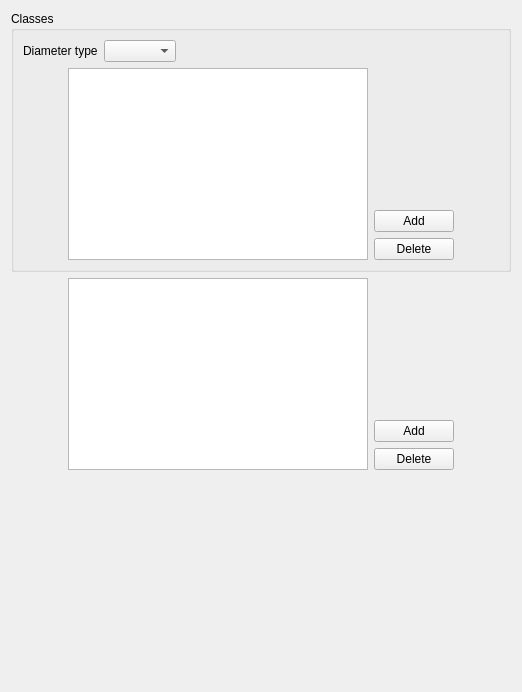
            <widget class="QWidget" name="tab">
             <attribute name="title">
              <string>Size distribution</string>
             </attribute>
             <layout class="QGridLayout" name="gridLayout_5">
              <item row="0" column="0">
               <widget class="QGroupBox" name="groupBoxClasses">
                <property name="title">
                 <string>Classes</string>
                </property>
                <layout class="QGridLayout" name="gridLayout_4">
                 <item row="0" column="0">
                  <layout class="QHBoxLayout" name="horizontalLayout">
                   <item>
                    <widget class="QLabel" name="label">
                     <property name="text">
                      <string>Diameter type</string>
                     </property>
                    </widget>
                   </item>
                   <item>
                    <widget class="QComboBox" name="comboBoxDiameter"/>
                   </item>
                  </layout>
                 </item>
                 <item row="0" column="1">
                  <spacer name="horizontalSpacer_11">
                   <property name="orientation">
                    <enum>Qt::Horizontal</enum>
                   </property>
                   <property name="sizeHint" stdset="0">
                    <size>
                     <width>317</width>
                     <height>20</height>
                    </size>
                   </property>
                  </spacer>
                 </item>
                 <item row="1" column="0" colspan="2">
                  <layout class="QHBoxLayout">
                   <item>
                    <spacer>
                     <property name="orientation">
                      <enum>Qt::Horizontal</enum>
                     </property>
                     <property name="sizeHint" stdset="0">
                      <size>
                       <width>20</width>
                       <height>20</height>
                      </size>
                     </property>
                    </spacer>
                   </item>
                   <item>
                    <layout class="QGridLayout">
                     <item row="0" column="0" rowspan="3">
                      <widget class="QTreeView" name="treeViewClasses">
                       <property name="minimumSize">
                        <size>
                         <width>300</width>
                         <height>120</height>
                        </size>
                       </property>
                       <property name="alternatingRowColors">
                        <bool>true</bool>
                       </property>
                       <property name="rootIsDecorated">
                        <bool>false</bool>
                       </property>
                       <property name="uniformRowHeights">
                        <bool>true</bool>
                       </property>
                      </widget>
                     </item>
                     <item row="0" column="1">
                      <spacer>
                       <property name="orientation">
                        <enum>Qt::Vertical</enum>
                       </property>
                       <property name="sizeHint" stdset="0">
                        <size>
                         <width>16</width>
                         <height>16</height>
                        </size>
                       </property>
                      </spacer>
                     </item>
                     <item row="1" column="1">
                      <widget class="QPushButton" name="pushButtonAddClass">
                       <property name="text">
                        <string>Add</string>
                       </property>
                      </widget>
                     </item>
                     <item row="2" column="1">
                      <widget class="QPushButton" name="pushButtonDeleteClass">
                       <property name="text">
                        <string>Delete</string>
                       </property>
                      </widget>
                     </item>
                    </layout>
                   </item>
                   <item>
                    <spacer>
                     <property name="orientation">
                      <enum>Qt::Horizontal</enum>
                     </property>
                     <property name="sizeHint" stdset="0">
                      <size>
                       <width>16</width>
                       <height>16</height>
                      </size>
                     </property>
                    </spacer>
                   </item>
                  </layout>
                 </item>
                </layout>
               </widget>
              </item>
              <item row="1" column="0">
               <layout class="QHBoxLayout" name="_2">
                <item>
                 <spacer>
                  <property name="orientation">
                   <enum>Qt::Horizontal</enum>
                  </property>
                  <property name="sizeHint" stdset="0">
                   <size>
                    <width>20</width>
                    <height>20</height>
                   </size>
                  </property>
                 </spacer>
                </item>
                <item>
                 <layout class="QGridLayout" name="_3">
                  <item row="0" column="0" rowspan="3">
                   <widget class="QTreeView" name="treeViewRefusal">
                    <property name="minimumSize">
                     <size>
                      <width>300</width>
                      <height>120</height>
                     </size>
                    </property>
                    <property name="alternatingRowColors">
                     <bool>true</bool>
                    </property>
                    <property name="rootIsDecorated">
                     <bool>false</bool>
                    </property>
                    <property name="uniformRowHeights">
                     <bool>true</bool>
                    </property>
                   </widget>
                  </item>
                  <item row="0" column="1">
                   <spacer>
                    <property name="orientation">
                     <enum>Qt::Vertical</enum>
                    </property>
                    <property name="sizeHint" stdset="0">
                     <size>
                      <width>16</width>
                      <height>16</height>
                     </size>
                    </property>
                   </spacer>
                  </item>
                  <item row="1" column="1">
                   <widget class="QPushButton" name="pushButtonAddRefusal">
                    <property name="text">
                     <string>Add</string>
                    </property>
                   </widget>
                  </item>
                  <item row="2" column="1">
                   <widget class="QPushButton" name="pushButtonDeleteRefusal">
                    <property name="text">
                     <string>Delete</string>
                    </property>
                   </widget>
                  </item>
                 </layout>
                </item>
                <item>
                 <spacer>
                  <property name="orientation">
                   <enum>Qt::Horizontal</enum>
                  </property>
                  <property name="sizeHint" stdset="0">
                   <size>
                    <width>16</width>
                    <height>16</height>
                   </size>
                  </property>
                 </spacer>
                </item>
               </layout>
              </item>
              <item row="2" column="0">
               <spacer name="verticalSpacer_6">
                <property name="orientation">
                 <enum>Qt::Vertical</enum>
                </property>
                <property name="sizeHint" stdset="0">
                 <size>
                  <width>20</width>
                  <height>211</height>
                 </size>
                </property>
               </spacer>
              </item>
             </layout>
            </widget>
